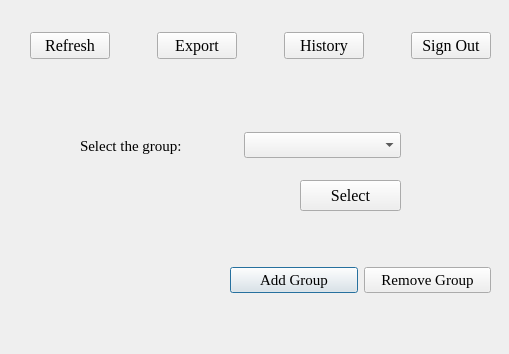
<?xml version="1.0" encoding="UTF-8"?>
<ui version="4.0">
 <class>group</class>
 <widget class="QDialog" name="group">
  <property name="geometry">
   <rect>
    <x>0</x>
    <y>0</y>
    <width>509</width>
    <height>354</height>
   </rect>
  </property>
  <property name="font">
   <font>
    <family>Georgia</family>
    <pointsize>11</pointsize>
   </font>
  </property>
  <property name="windowTitle">
   <string>Welcome!</string>
  </property>
  <widget class="QWidget" name="layoutWidget">
   <property name="geometry">
    <rect>
     <x>230</x>
     <y>260</y>
     <width>261</width>
     <height>41</height>
    </rect>
   </property>
   <layout class="QHBoxLayout" name="GARPBLayout">
    <item>
     <widget class="QPushButton" name="AddG">
      <property name="font">
       <font>
        <family>Georgia</family>
        <pointsize>11</pointsize>
       </font>
      </property>
      <property name="text">
       <string>Add Group</string>
      </property>
     </widget>
    </item>
    <item>
     <widget class="QPushButton" name="RemoveG">
      <property name="font">
       <font>
        <family>Georgia</family>
        <pointsize>11</pointsize>
       </font>
      </property>
      <property name="text">
       <string>Remove Group</string>
      </property>
     </widget>
    </item>
   </layout>
  </widget>
  <widget class="QWidget" name="layoutWidget">
   <property name="geometry">
    <rect>
     <x>80</x>
     <y>110</y>
     <width>321</width>
     <height>71</height>
    </rect>
   </property>
   <layout class="QHBoxLayout" name="GCBLayout">
    <item>
     <widget class="QLabel" name="label">
      <property name="font">
       <font>
        <family>Georgia</family>
        <pointsize>11</pointsize>
       </font>
      </property>
      <property name="text">
       <string>Select the group:</string>
      </property>
     </widget>
    </item>
    <item>
     <widget class="QComboBox" name="Group">
      <property name="font">
       <font>
        <family>Georgia</family>
        <pointsize>11</pointsize>
       </font>
      </property>
     </widget>
    </item>
   </layout>
  </widget>
  <widget class="QPushButton" name="select">
   <property name="geometry">
    <rect>
     <x>300</x>
     <y>180</y>
     <width>101</width>
     <height>31</height>
    </rect>
   </property>
   <property name="font">
    <font>
     <family>Georgia</family>
     <pointsize>12</pointsize>
    </font>
   </property>
   <property name="text">
    <string>Select</string>
   </property>
  </widget>
  <widget class="QWidget" name="layoutWidget">
   <property name="geometry">
    <rect>
     <x>30</x>
     <y>20</y>
     <width>461</width>
     <height>51</height>
    </rect>
   </property>
   <layout class="QHBoxLayout" name="GREHLayout">
    <item>
     <widget class="QPushButton" name="refresh">
      <property name="font">
       <font>
        <family>Georgia</family>
        <pointsize>12</pointsize>
       </font>
      </property>
      <property name="text">
       <string>Refresh</string>
      </property>
     </widget>
    </item>
    <item>
     <spacer name="RESpacer">
      <property name="orientation">
       <enum>Qt::Horizontal</enum>
      </property>
      <property name="sizeHint" stdset="0">
       <size>
        <width>40</width>
        <height>20</height>
       </size>
      </property>
     </spacer>
    </item>
    <item>
     <widget class="QPushButton" name="Export">
      <property name="font">
       <font>
        <family>Georgia</family>
        <pointsize>12</pointsize>
       </font>
      </property>
      <property name="text">
       <string>Export</string>
      </property>
     </widget>
    </item>
    <item>
     <spacer name="EHSpacer">
      <property name="orientation">
       <enum>Qt::Horizontal</enum>
      </property>
      <property name="sizeHint" stdset="0">
       <size>
        <width>40</width>
        <height>20</height>
       </size>
      </property>
     </spacer>
    </item>
    <item>
     <widget class="QPushButton" name="PHistory">
      <property name="font">
       <font>
        <family>Georgia</family>
        <pointsize>12</pointsize>
       </font>
      </property>
      <property name="text">
       <string>History</string>
      </property>
     </widget>
    </item>
    <item>
     <spacer name="EHSpacer_2">
      <property name="orientation">
       <enum>Qt::Horizontal</enum>
      </property>
      <property name="sizeHint" stdset="0">
       <size>
        <width>40</width>
        <height>20</height>
       </size>
      </property>
     </spacer>
    </item>
    <item>
     <widget class="QPushButton" name="SignOut">
      <property name="font">
       <font>
        <family>Georgia</family>
        <pointsize>12</pointsize>
       </font>
      </property>
      <property name="text">
       <string>Sign Out</string>
      </property>
     </widget>
    </item>
   </layout>
  </widget>
 </widget>
 <tabstops>
  <tabstop>Group</tabstop>
  <tabstop>select</tabstop>
  <tabstop>AddG</tabstop>
  <tabstop>RemoveG</tabstop>
  <tabstop>refresh</tabstop>
  <tabstop>Export</tabstop>
  <tabstop>PHistory</tabstop>
 </tabstops>
 <resources/>
 <connections/>
</ui>
